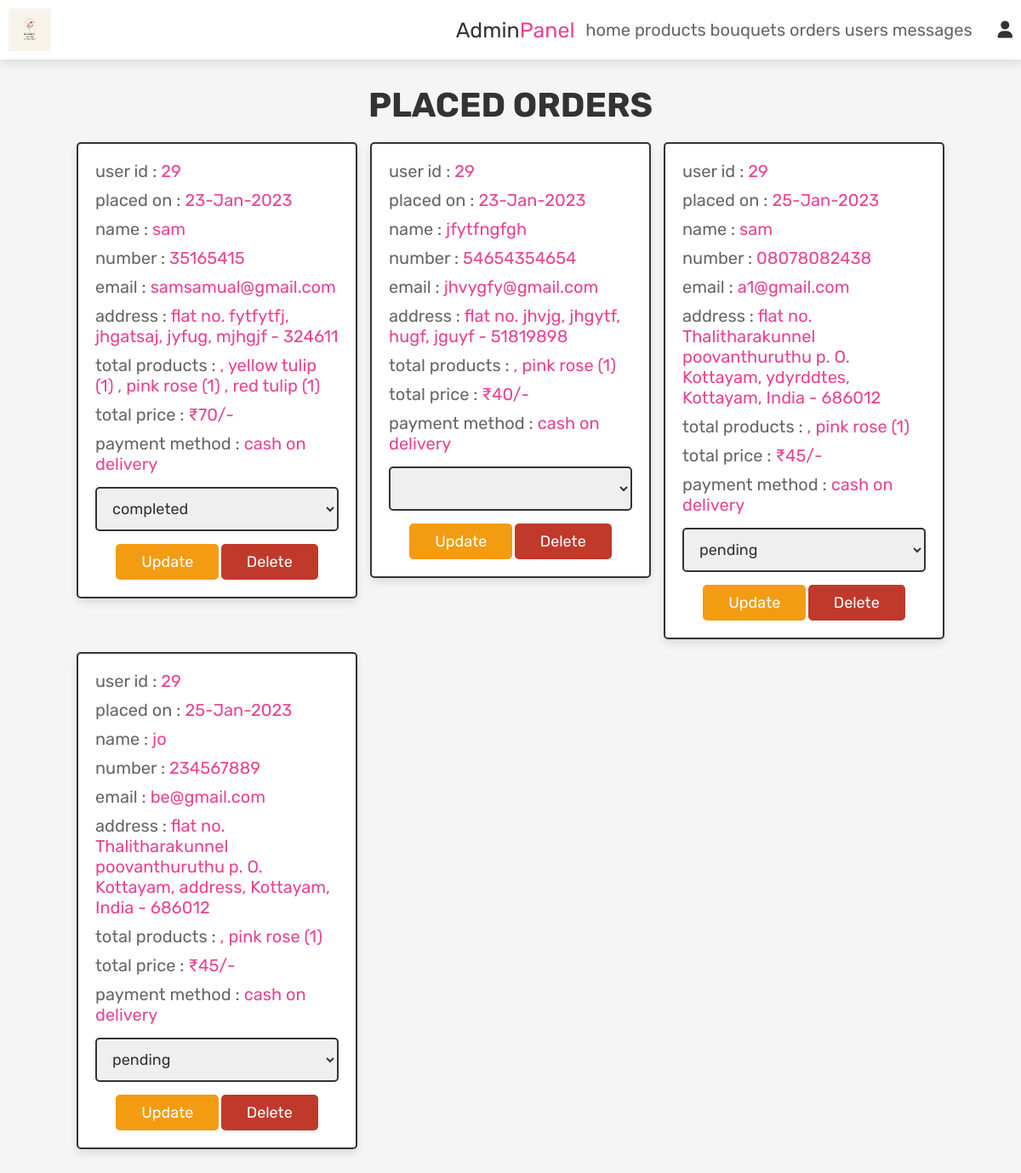
/admin_orders.php (signed in), run on the app's committed database.
### tables this page shows
CREATE TABLE `orders` (
  `id` int(100) NOT NULL,
  `user_id` int(100) NOT NULL,
  `name` varchar(100) NOT NULL,
  `number` varchar(12) NOT NULL,
  `email` varchar(100) NOT NULL,
  `method` varchar(50) NOT NULL,
  `address` varchar(500) NOT NULL,
  `total_products` varchar(1000) NOT NULL,
  `total_price` int(100) NOT NULL,
  `placed_on` varchar(50) NOT NULL,
  `payment_status` varchar(20) NOT NULL DEFAULT 'pending'
);

### admin_orders.php (the view, shortened to what this page needs)
<?php
@include 'config.php';
?>
<!DOCTYPE html>
<html lang="en">
<head>
   <link rel="stylesheet" href="https://cdnjs.cloudflare.com/ajax/libs/font-awesome/6.0.0/css/all.min.css">
   <link rel="stylesheet" href="css/admin_style.css">
</head>
<body>
<?php @include 'admin_header.php'; ?>
<section class="placed-orders">
   <h1 class="title">placed orders</h1>
   <div class="box-container">
      <?php
      $select_orders = mysqli_query($conn, "SELECT * FROM `orders`") or die('query failed');
      if(mysqli_num_rows($select_orders) > 0){
         while($fetch_orders = mysqli_fetch_assoc($select_orders)){
      ?>
      <div class="box">
         <p> user id : <span><?php echo $fetch_orders['user_id']; ?></span> </p>
         <p> placed on : <span><?php echo $fetch_orders['placed_on']; ?></span> </p>
         <p> name : <span><?php echo $fetch_orders['name']; ?></span> </p>
         <p> number : <span><?php echo $fetch_orders['number']; ?></span> </p>
         <p> email : <span><?php echo $fetch_orders['email']; ?></span> </p>
         <p> address : <span><?php echo $fetch_orders['address']; ?></span> </p>
         <p> total products : <span><?php echo $fetch_orders['total_products']; ?></span> </p>
         <p> total price : <span>₹<?php echo $fetch_orders['total_price']; ?>/-</span> </p>
         <p> payment method : <span><?php echo $fetch_orders['method']; ?></span> </p>
         <form action="" method="post">
            <select name="update_payment">
               <option disabled selected><?php echo $fetch_orders['payment_status']; ?></option>
               <option value="pending">pending</option>
            </select>
            <input type="submit" name="update_order" value="update" class="option-btn">
            <a href="admin_orders.php?delete=<?php echo $fetch_orders['id']; ?>" class="delete-btn" onclick="return confirm('delete this order?');">delete</a>
         </form>
      </div>
      <?php
         }
      }else{
         echo '<p class="empty">no orders placed yet!</p>';
      }
      ?>
   </div>
</section>
</body>
</html>

### css/admin_style.css (style rules this page uses)
:root { --pink:#e84393; --red:#c0392b; --orange:#f39c12; --black:#333; --white:#fff; --light-color:#666; --light-white:#ccc; --light-bg:#f5f5f5; --border:.2rem solid var(--black); --box-shadow:0 .5rem 1rem rgba(0,0,0,.1); }
* { font-family: 'Rubik', sans-serif; margin:0; padding:0; box-sizing: border-box; outline: none; border:none; text-decoration: none; transition:all .2s linear; }
html { font-size: 62.5%; overflow-x: hidden; scroll-behavior: smooth; scroll-padding-top: 6.5rem; }
body { background: var(--light-bg); }
section { padding:3rem 2rem; }
.title { text-align: center; margin-bottom: 2rem; color:var(--black); text-transform: uppercase; font-size: 4rem; }
.btn, .delete-btn, .option-btn { display: inline-block; border-radius: .5rem; margin-top: 1rem; font-size: 1.8rem; color:var(--white); cursor: pointer; padding:1rem 3rem; text-transform: capitalize; }
.delete-btn { background-color: var(--red); }
.option-btn { background-color: var(--orange); }
.placed-orders .box-container { display: grid; grid-template-columns: repeat(auto-fit, 33rem); gap:1.5rem; align-items: flex-start; max-width: 1200px; margin: 0 auto; justify-content: center; }
.placed-orders .box-container .box { padding:2rem; border:var(--border); background-color: var(--white); box-shadow: var(--box-shadow); border-radius: .5rem; }
.placed-orders .box-container .box p { margin-bottom: 1rem; font-size: 2rem; color:var(--light-color); }
.placed-orders .box-container .box p span { color:var(--pink); }
.placed-orders .box-container .box form { margin-top: 1rem; text-align: center; }
.placed-orders .box-container .box form select { width: 100%; border:var(--border); padding:1.2rem 1.4rem; font-size: 1.8rem; color:var(--black); border:var(--border); border-radius: .5rem; margin:.5rem 0; }

### data on the page
orders: user "29", placed_on "23-Jan-2023", name "sam", number "35165415", email "samsamual@gmail.com", address "flat no. fytfytfj, jhgatsaj, jyfug, mjhgjf - 324611", total_products ", yellow tulip (1) , pink rose (1) , red tulip (1)", total_price "70", method "cash on delivery", update_payment "completed"
orders: user "29", placed_on "23-Jan-2023", name "jfytfngfgh", number "54654354654", email "jhvygfy@gmail.com", address "flat no. jhvjg, jhgytf, hugf, jguyf - 51819898", total_products ", pink rose (1)", total_price "40", method "cash on delivery"
orders: user "29", placed_on "25-Jan-2023", name "sam", number "08078082438", email "a1@gmail.com", address "flat no. Thalitharakunnel poovanthuruthu p. O. Kottayam, ydyrddtes, Kottayam, India - 686012", total_products ", pink rose (1)", total_price "45", method "cash on delivery", update_payment "pending"
orders: user "29", placed_on "25-Jan-2023", name "jo", number "234567889", email "be@gmail.com", address "flat no. Thalitharakunnel poovanthuruthu p. O. Kottayam, address, Kottayam, India - 686012", total_products ", pink rose (1)", total_price "45", method "cash on delivery", update_payment "pending"
